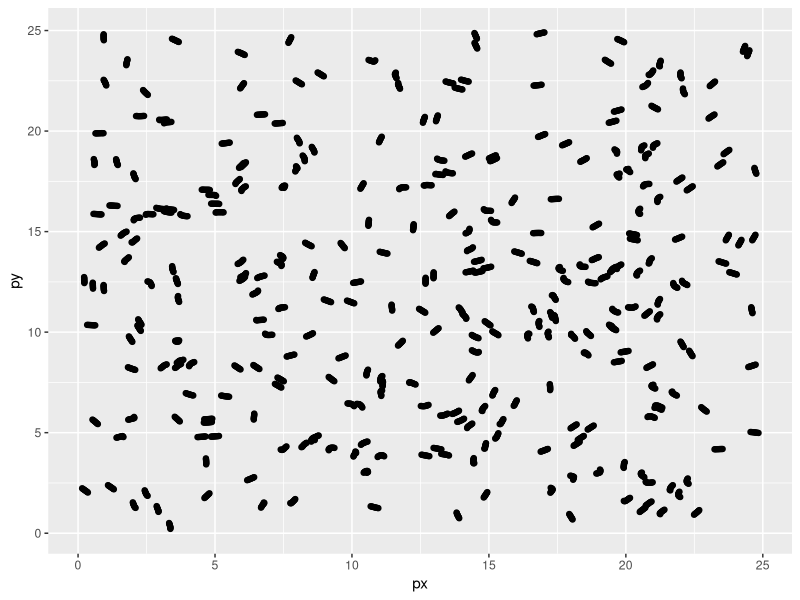

Write the R code that produced this figure. (Note: this script raises an error after producing the figure.)
########################################################
#
# This script makes an animation of a Vicsek model simulation
# by reading a csv file with information about every
# particle in every time instant.
#
# Dependecies needed:
# FFmpeg
# devtools (R package)
# gganimate (Installed via devtools)
#
# Author: Ivan A. Moreno Soto
# Last updated: 17/March/2018
#
########################################################

library(ggplot2)
library(gganimate)

########################################################

# We read the simulation data.
simulation <- read.csv('sim.csv', header=TRUE, sep=',')

vicsek <- ggplot(simulation, aes(x = px, y = py, frame = t)) + geom_point()
gganimate(vicsek, "vicsek_sim.mp4", ani.width=1600, ani.height=900, interval=0.05)

########################################################
